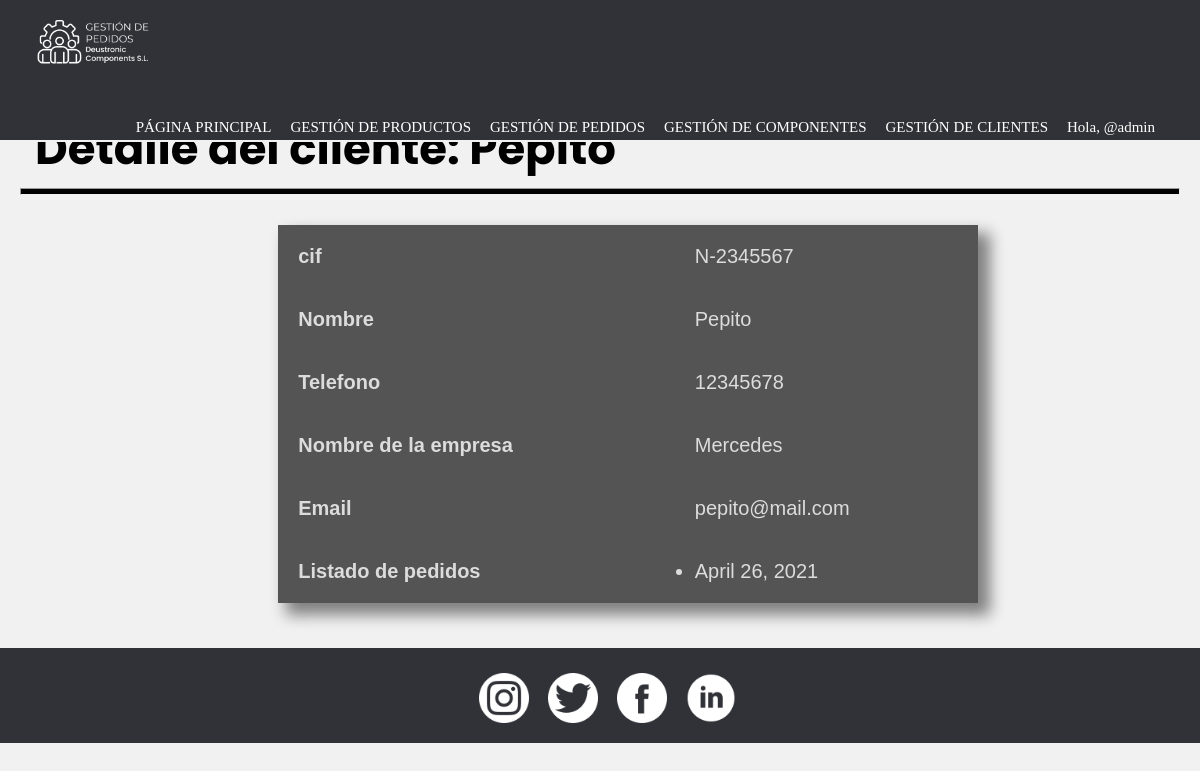
Page /gestionDePedidos/detalleCliente/1/ (signed in) on the earlier database version.
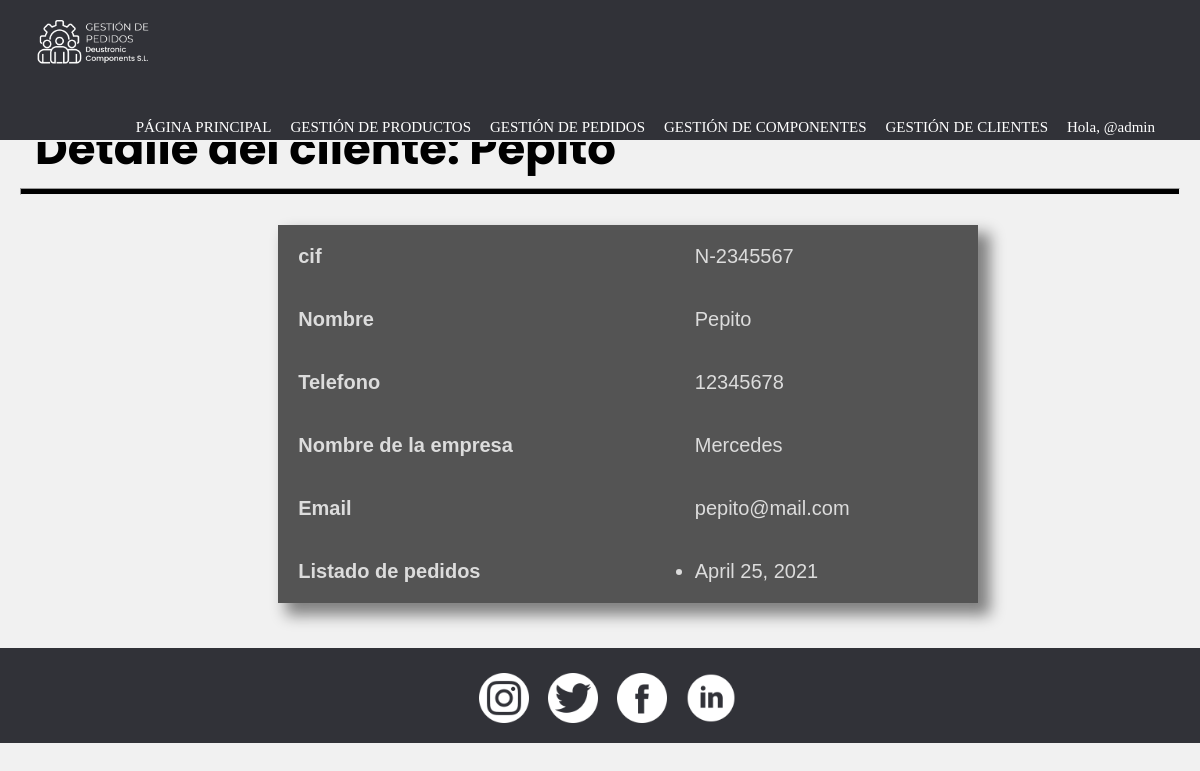
Same page on the later database version.
### appGestionDePedidos/models.py (models this page shows, shortened)
class Pedido(models.Model):
    fecha = models.DateField()
    precioTotal = models.IntegerField()
    cliente = models.ForeignKey(Cliente, on_delete=models.CASCADE) #para la recacion 1-n con cliente
    productos = models.ManyToManyField(Producto, through = 'Compone')#esto nos crea la tabla intermedia de la n-m invisible de pedido-producto

### appGestionDePedidos/views.py (the view)
# urls.py: path('detalleCliente/<int:pk>/', ClienteDetailView.as_view(), name = 'detalleCliente'),
class ClienteDetailView(PermissionRequiredMixin, DetailView):
        permission_required = 'appGestionDePedidos.view_cliente'
        model = Cliente
        template_name = 'detalleCliente.html'
        context_object_name = 'detalle_cliente'

### appGestionDePedidos/templates/detalleCliente.html
{% extends "base.html" %}
{% load static %}
{% block content %}
    <header>
        <h2 class="pagSecundarias">Detalle del cliente: {{detalle_cliente.nombre}}</h2>
        <hr>
    </header>
    <div class="detalle">
        <table>
            <tr>
                <th>cif</th>
                <td>{{ detalle_cliente.cif }}</td>
            </tr>
            <tr>
                <th>Nombre</th>
                <td>{{ detalle_cliente.nombre }}</td>
            </tr>
            <tr>
                <th>Telefono</th>
                <td>{{ detalle_cliente.telefono }}</td>
            </tr>
            <tr>
                <th>Nombre de la empresa</th>
                <td>{{ detalle_cliente.nombreEmpresa }}</td>
            </tr>
            <tr>
                <th>Email</th>
                <td>{{ detalle_cliente.email }}</td>
            </tr>
            <tr>
                <th>Listado de pedidos</th>
                <td>
                    {% if detalle_cliente.pedido_set.all %}
                        <ul>
                            {% for pedidos in detalle_cliente.pedido_set.all %}
                                <li>{{pedidos.fecha}}</li>
                            {% endfor %}
                        </ul>
                    {% else %}
                        <h4>No se han asignado pedidos para este cliente</h4>
                        {% if perms.appGestionDePedidos.add_pedido %}
                            <p>Para asignar un pedido haga click <a href="{% url 'anyadirPedido' %}">aquí</a></p>
                        {% endif %}
                    {% endif %}
                </td>
            </tr>
        </table>
    </div>
{% endblock %}

Differences in the rows shown:
changed Pedido: fecha "April 26, 2021" → "April 25, 2021"
